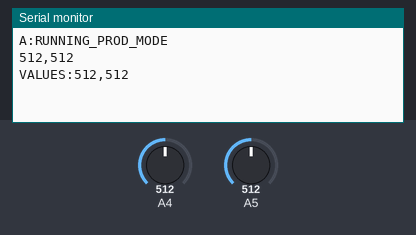
Recording of a sketch running on a simulated Arduino Uno, built for the host (arithmetic inside an expression is 32-bit, double 64-bit). Parts: the last lines printed to the serial monitor. The test bench sets the inputs (shaded band); at power-on: A4 = 512, A5 = 512.

Above: at 18.0 s.
18.1 s: A4 set to 716
At 21.1 s:
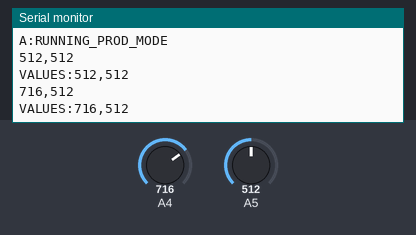
33.1 s: A5 set to 716
At 41.1 s:
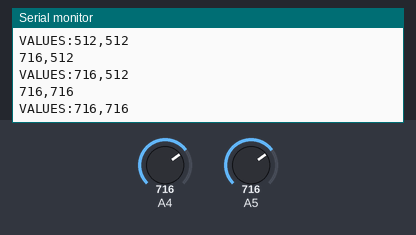
48.1 s: A4 set to 900
At 61.2 s:
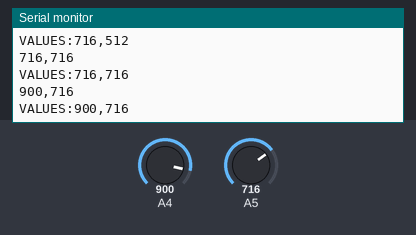
Timing chart, 0 to 62.7 s (numbered marks = the images above; inputs shaded):
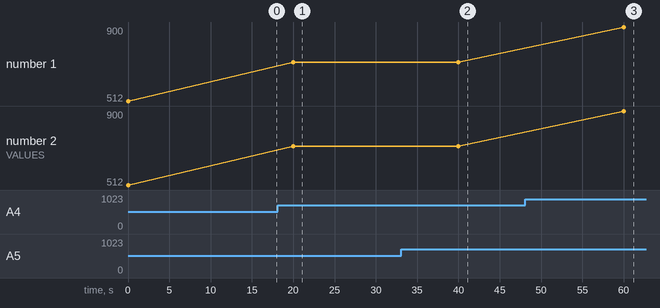

The sketch:

arduino.ino
```cpp
#define DEBUG false
String uuid = "A";

void setup() {
  Serial.begin(9600);
  pinMode(A4, INPUT);
  pinMode(A5, INPUT);

  #if (DEBUG)
    Serial.println(uuid + ":RUNNING_DEV_MODE");
  #else
    Serial.println(uuid + ":RUNNING_PROD_MODE");
  #endif
    Serial.flush();
}

void loop() {
  int X = analogRead(A4);
  int Y = analogRead(A5);
  Serial.println(String(X) + "," + String(Y));
  Serial.println("VALUES:" + String(X) + "," + String(Y));

  if (Serial.available()) {
    Serial.flush();
    String message = Serial.readStringUntil('\n');
    message.trim();
    if (message == '\n' || message.equals("")) {
      return;
    }

    Serial.println("VALUES:" + String(X) + "," + String(Y));
    delay(100);
  }

  delay(20000);
}
```

Measured:
- after the input at 18.1 s, the serial monitor: prints a new line after 1.9 s (image 1)
- after the input at 33.1 s, the serial monitor: prints a new line after 6.9 s (image 2)
- after the input at 48.1 s, the serial monitor: prints a new line after 11.9 s (image 3)
- plotted number 1: 512 → 716 after the input at 18.1 s, 716 → 900 after the input at 48.1 s
- plotted number 2: 512 → 716 after the input at 18.1 s, 716 → 900 after the input at 48.1 s
